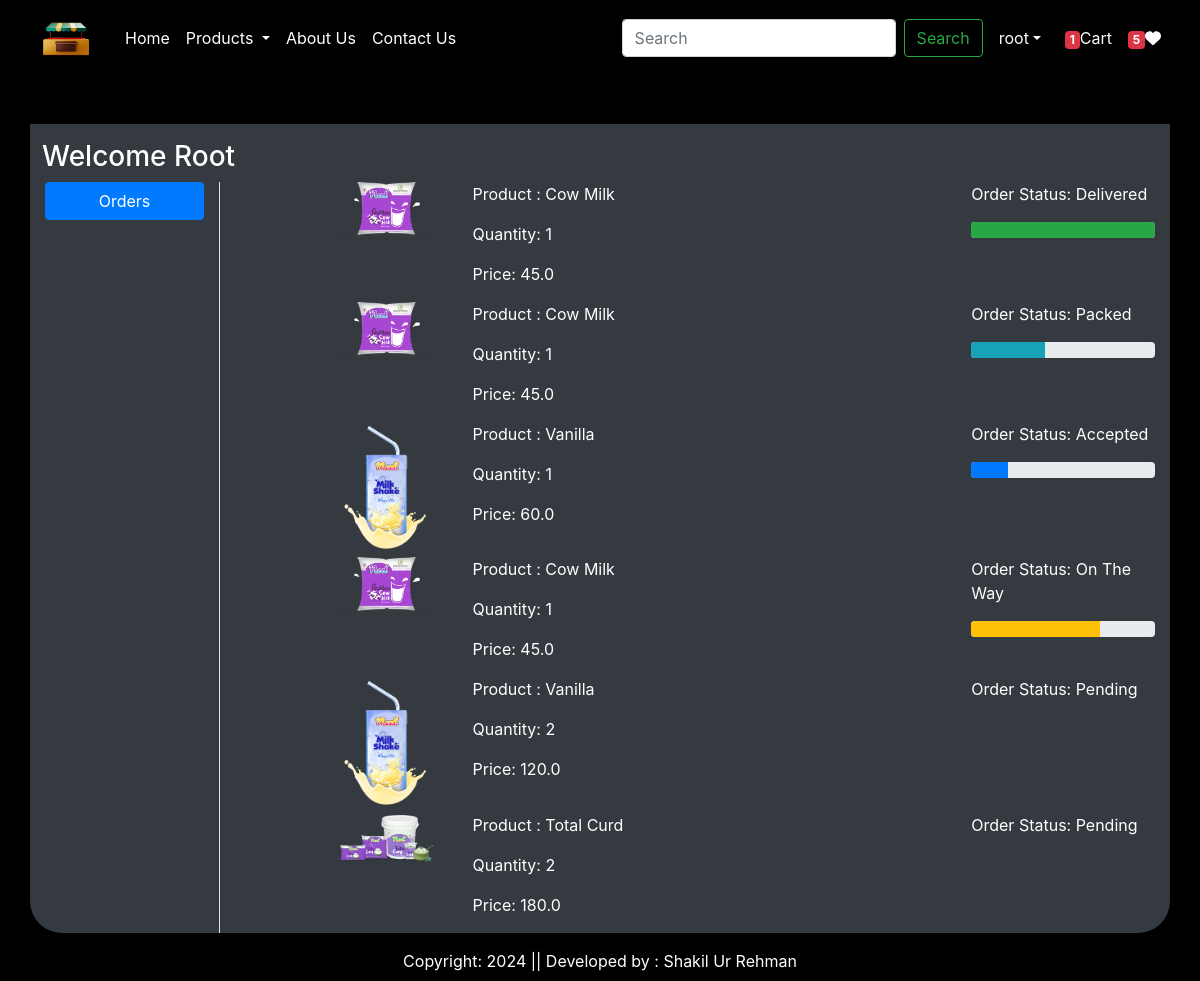
Screenshot of /orders/ (signed in) with the database file from the repository.
### app/models.py (models this page shows, shortened)
class OrderPlaced (models.Model):
    user = models.ForeignKey(User, on_delete=models.CASCADE)
    customer = models.ForeignKey(Customer, on_delete=models.CASCADE)
    product = models.ForeignKey(Product, on_delete=models.CASCADE)
    quantity = models. PositiveIntegerField(default=1)
    ordered_date = models.DateTimeField(auto_now_add=True)
    status = models.CharField(max_length=50, choices=STATUS_CHOICES, default='Pending')
    payment = models.ForeignKey(Payment, on_delete=models. CASCADE, default="")
    @property
    def total_cost(self):
        return self.quantity * self.product.discounted_price

class Product (models.Model):
    title = models.CharField(max_length=100)
    selling_price = models.FloatField()
    discounted_price = models.FloatField()
    description = models.TextField()
    composition = models.TextField(default='')
    prodapp = models.TextField(default='')
    category = models.CharField(choices=CATEGORY_CHOICES, max_length=2)
    product_image = models.ImageField(upload_to='product')

### app/views.py (the view)
# urls.py: path('orders/', views.orders,name='orders'),
@login_required
def orders(request):
    totalitem=0
    wishitem=0
    if request.user.is_authenticated:
        totalitem=len(Cart.objects.filter(user=request.user))
        wishitem=len(Wishlist.objects.filter(user=request.user))
    order_placed=OrderPlaced.objects.filter(user=request.user)
    return render(request,'app/orders.html',locals())

### app/templates/app/orders.html (shortened to what this page needs)
{% extends "app/base.html" %}
{% load static %}
{% block main-content %}
<div class="container my-5 text-white bg-dark rounded-5 rounded-top-0">
    <div class="row">
    <h3 class="mt-3">Welcome <span class="text-capitalize">{{request.user}}</span></h3>
        <div class="col-sm-2 border-end">
            <ul class="list-unstyled">
                <li class="d-grid"><a href="{% url 'orders' %}" class="btn btn-primary">Orders</a></li>
            </ul>
        </div>
    <div class="col-sm-9 offset-sm-1">
        {% for op in order_placed %}
            <div class="row">
                <div class="col-sm-2">
                    <img src="{{op.product.product_image.url}}" class="img-fluid" height="100" width="100"/>
                </div>
                <div class="col-sm-7">
                    <p>Product : {{op.product.title}}</p>
                    <p>Quantity: {{op.quantity}}</p>
                    <p>Price: {{op.total_cost}}
                </div>
                <div class="col-sm-3">
                    <p> Order Status: {{op.status}} </p>
                    {% if op.status == 'Accepted' %}
                        <div class="progress">
                            <div class="progress-bar" role="progressbar" style="width: 20%" aria-valuenow="20" aria-valuemin="0" aria-valuemax="100"></div>
                    </div>
                    {% endif %}
                    {% if op.status == 'Packed' %}
                    <div class="progress">
                        <div class="progress-bar bg-info" role="progressbar" style="width: 40% "aria-valuenow="40" aria-valuemin="0" aria-valuenax-"100"></div>
                    </div>
                    {% endif %}
                    {% if op.status == 'On The Way' %}
                    <div class="progress">
                        <div class="progress-bar bg-warning" role="progressbar" style="width: 70%" aria-valuenow-"70" aria-valuemin="0" aria-valuenax-"100"></div>
                    </div>
                    {% endif %}
                    {% if op.status == 'Delivered' %}
                    <div class="progress">
                        <div class="progress-bar bg-success" role="progressbar" style="width: 100%" aria-valuenow="100" aria-valuemin="0" aria-valuemax="100"></div>
                    </div>
                    {% endif %}
                </div>
            </div>
        {% endfor %}
    </div>
</div>
</div>
{% endblock main-content %}

### app/templates/app/base.html (shortened to what this page needs)
{% load static %}
<!DOCTYPE html>
<html lang="en">
<head>
    <link href="https://cdn.jsdelivr.net/npm/bootstrap@5.3.3/dist/css/bootstrap.min.css" rel="stylesheet">
    <link rel="stylesheet" href="{% static 'app/css/all.min.css'%}" />
    <link rel="stylesheet" href="{% static 'app/css/owl.carousel.min.css'%}" />
    <link href="https://stackpath.bootstrapcdn.com/bootstrap/4.5.2/css/bootstrap.min.css" rel="stylesheet">
    <link rel="stylesheet" href="{% static 'app/css/style.css' %}" />
  </head>
<body>
    <nav class="navbar navbar-expand-lg navbar-dark bg-black">
        <div class="container-fluid">
          <a class="navbar-brand" href="#">
            <img src="{% static "app/images/logo.png" %}" width="70" height="50" />
          </a>
          <div class="collapse navbar-collapse" id="navbarSupportedContent">
            <ul class="navbar-nav me-auto mb-2 mb-lg-0">
              {% if request.user.is_authenticated %}
              <li class="nav-item">
                <a class="nav-link active" aria-current="page" href="/">Home</a>
              </li>
              <li class="nav-item dropdown">
                <a class="nav-link dropdown-toggle text-white" href="#" role="button" data-bs-toggle="dropdown" aria-expanded="false">
                  Products
                </a>
              </li>
              <li class="nav-item">
                <a class="nav-link text-white" href="{% url 'about' %}">About Us</a>
              </li>
              <li class="nav-item">
                <a class="nav-link text-white" href="{% url 'contact' %}">Contact Us</a>
              </li>
            </ul>
            <form class="d-flex" role="search" action="/search">
              <input class="form-control me-2" type="search" placeholder="Search" name="search" aria-label="Search">
              <button class="btn btn-outline-success" type="submit">Search</button>
            </form>
          </div>
          <ul class="navbar-nav me-auto mb-2 mb-lg-0">
            <li class="nav-item dropdown mx-2">
              <a class="nav-link dropdown-toggle text-white" href="#" id="profileDropDown" role="button" data-bs-toggle="dropdown" aria-expanded="false">{{ request.user.username }}</a>
            </li>
            <li class="nav-item max-2">
              <a href="{% url 'showcart' %}" class="nav-link text-white"><span class="badge bg-danger">{% if totalitem > 0 %}{{totalitem}}{% endif %}</span>Cart</a>
            </li>
            <li class="nav-item max-2">
              <a href="#" class="nav-link text-white"><span class="badge bg-danger">{% if wishitem > 0 %} {{wishitem}} {% endif %}</span><i class="fa fa-heart"></i></a>
            </li>
            {% endif %}
          </ul>
        </div>
      </nav>
    {% block main-content %}{% endblock main-content %}
    <footer class="container-fluid fixed-bottom bg-black text-center p-2 mt-5 text-white">
        Copyright: 2024 || Developed by : Shakil Ur Rehman
    </footer>
</body>
</html>

### app/static/app/css/style.css (style rules this page uses)
body { background-color: black; }
.row { display: flex; flex-wrap: wrap; }
.img-fluid { max-width: 100%; height: auto; display: block; margin-left: auto; margin-right: auto; }

### rows the page displays
OrderPlaced: product.product_image (picture), product "Cow Milk", quantity "1", total_cost "45.0", status "Delivered"
OrderPlaced: product.product_image (picture), product "Cow Milk", quantity "1", total_cost "45.0", status "Packed"
OrderPlaced: product.product_image (picture), product "Vanilla", quantity "1", total_cost "60.0", status "Accepted"
OrderPlaced: product.product_image (picture), product "Cow Milk", quantity "1", total_cost "45.0", status "On The Way"
OrderPlaced: product.product_image (picture), product "Vanilla", quantity "2", total_cost "120.0", status "Pending"
OrderPlaced: product.product_image (picture), product "Total Curd", quantity "2", total_cost "180.0", status "Pending"

### other values shown
{{ request.user.username }} "root"
{{ totalitem }} "1"
{{ wishitem }} "5"
{{ request.user }} "Root"
